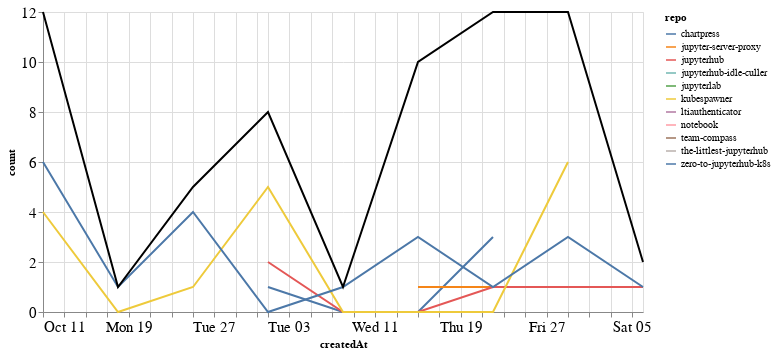

Notebook code for this chart:
### Markdown cell above
### Comments

### Code cell
comments_time = comments.groupby('repo').resample('W', on='createdAt').count()['author'].reset_index()
comments_time = comments_time.rename(columns={'author': 'count'})
comments_time_total = comments_time.groupby('createdAt').agg({"count": "sum"}).reset_index()
ch1 = alt.Chart(comments_time, width=600).mark_line().encode(
    x='createdAt',
    y='count',
    color='repo',
    tooltip="repo"
)

ch2 = alt.Chart(comments_time_total, width=600).mark_line(color="black").encode(
    x='createdAt',
    y='count',
)

ch1 + ch2

### Figure 1 — Vega-Lite specification as saved in the notebook (floating-point values rounded to 4 significant figures)
{"config": {"axisLeft": {"labelFontSize": 15}, "axisBottom": {"labelFontSize": 15}}, "layer": [{"data": {"name": "data-e7b320a89a6aebb6c4e64a187a421362"}, "mark": "line", "encoding": {"color": {"type": "nominal", "field": "repo"}, "tooltip": {"type": "nominal", "field": "repo"}, "x": {"type": "temporal", "field": "createdAt"}, "y": {"type": "quantitative", "field": "count"}}, "width": 600}, {"data": {"name": "data-069244e6d1b78ece4360f395d24f63b8"}, "mark": {"type": "line", "color": "black"}, "encoding": {"x": {"type": "temporal", "field": "createdAt"}, "y": {"type": "quantitative", "field": "count"}}, "width": 600}], "$schema": "https://vega.github.io/schema/vega-lite/v4.8.1.json", "datasets": {"data-e7b320a89a6aebb6c4e64a187a421362": [{"repo": "chartpress", "createdAt": "2020-11-01T00:00:00", "count": 1}, {"repo": "chartpress", "createdAt": "2020-11-08T00:00:00", "count": 0}, {"repo": "chartpress", "createdAt": "2020-11-15T00:00:00", "count": 0}, {"repo": "chartpress", "createdAt": "2020-11-22T00:00:00", "count": 3}, {"repo": "jupyter-server-proxy", "createdAt": "2020-11-15T00:00:00", "count": 1}, {"repo": "jupyter-server-proxy", "createdAt": "2020-11-22T00:00:00", "count": 1}, {"repo": "jupyterhub", "createdAt": "2020-11-01T00:00:00", "count": 2}, {"repo": "jupyterhub", "createdAt": "2020-11-08T00:00:00", "count": 0}, {"repo": "jupyterhub", "createdAt": "2020-11-15T00:00:00", "count": 0}, {"repo": "jupyterhub", "createdAt": "2020-11-22T00:00:00", "count": 1}, {"repo": "jupyterhub", "createdAt": "2020-11-29T00:00:00", "count": 1}, {"repo": "jupyterhub", "createdAt": "2020-12-06T00:00:00", "count": 1}, {"repo": "jupyterhub-idle-culler", "createdAt": "2020-11-15T00:00:00", "count": 3}, {"repo": "jupyterlab", "createdAt": "2020-11-22T00:00:00", "count": 5}, {"repo": "kubespawner", "createdAt": "2020-10-11T00:00:00", "count": 4}, {"repo": "kubespawner", "createdAt": "2020-10-18T00:00:00", "count": 0}, {"repo": "kubespawner", "createdAt": "2020-10-25T00:00:00", "count": 1}, {"repo": "kubespawner", "createdAt": "2020-11-01T00:00:00", "count": 5}, {"repo": "kubespawner", "createdAt": "2020-11-08T00:00:00", "count": 0}, {"repo": "kubespawner", "createdAt": "2020-11-15T00:00:00", "count": 0}, {"repo": "kubespawner", "createdAt": "2020-11-22T00:00:00", "count": 0}, {"repo": "kubespawner", "createdAt": "2020-11-29T00:00:00", "count": 6}, {"repo": "ltiauthenticator", "createdAt": "2020-11-15T00:00:00", "count": 3}, {"repo": "notebook", "createdAt": "2020-11-22T00:00:00", "count": 1}, {"repo": "team-compass", "createdAt": "2020-11-29T00:00:00", "count": 2}, {"repo": "the-littlest-jupyterhub", "createdAt": "2020-10-11T00:00:00", "count": 2}, {"repo": "zero-to-jupyterhub-k8s", "createdAt": "2020-10-11T00:00:00", "count": 6}, {"repo": "zero-to-jupyterhub-k8s", "createdAt": "2020-10-18T00:00:00", "count": 1}, {"repo": "zero-to-jupyterhub-k8s", "createdAt": "2020-10-25T00:00:00", "count": 4}, {"repo": "zero-to-jupyterhub-k8s", "createdAt": "2020-11-01T00:00:00", "count": 0}, {"repo": "zero-to-jupyterhub-k8s", "createdAt": "2020-11-08T00:00:00", "count": 1}, {"repo": "zero-to-jupyterhub-k8s", "createdAt": "2020-11-15T00:00:00", "count": 3}, {"repo": "zero-to-jupyterhub-k8s", "createdAt": "2020-11-22T00:00:00", "count": 1}, {"repo": "zero-to-jupyterhub-k8s", "createdAt": "2020-11-29T00:00:00", "count": 3}, {"repo": "zero-to-jupyterhub-k8s", "createdAt": "2020-12-06T00:00:00", "count": 1}], "data-069244e6d1b78ece4360f395d24f63b8": [{"createdAt": "2020-10-11T00:00:00", "count": 12}, {"createdAt": "2020-10-18T00:00:00", "count": 1}, {"createdAt": "2020-10-25T00:00:00", "count": 5}, {"createdAt": "2020-11-01T00:00:00", "count": 8}, {"createdAt": "2020-11-08T00:00:00", "count": 1}, {"createdAt": "2020-11-15T00:00:00", "count": 10}, {"createdAt": "2020-11-22T00:00:00", "count": 12}, {"createdAt": "2020-11-29T00:00:00", "count": 12}, {"createdAt": "2020-12-06T00:00:00", "count": 2}]}}
